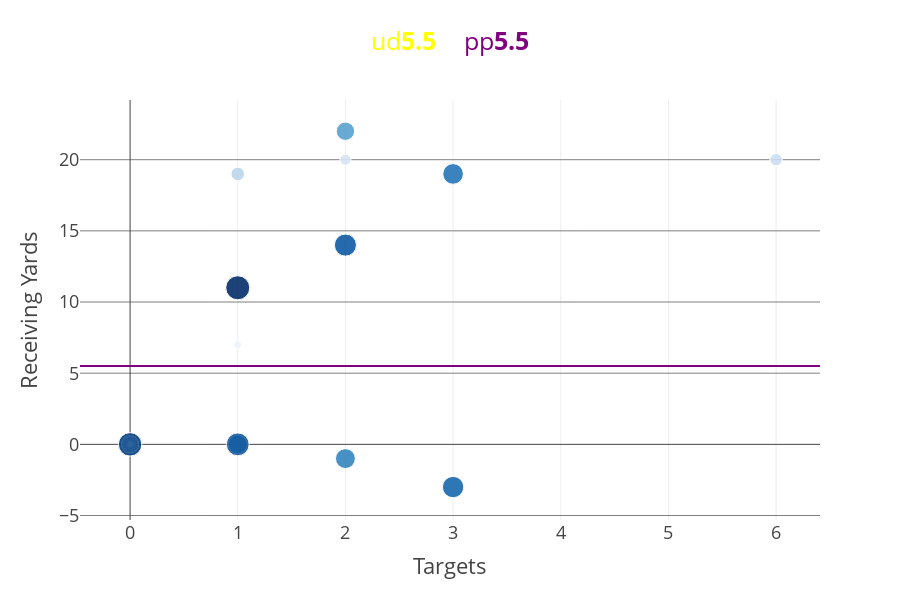

Source (notebook cell):
### Code cell
fig = get_player_scatter_vertical(player_season)
fig

### Figure 1 — Plotly figure (JSON) as saved in the notebook; plotly's stock layout.template omitted (floating-point values rounded to 4 significant figures)
{"data": [{"hovertemplate": "Targets=%{x}<br>Receiving Yards=%{y}<br>week=%{marker.color}<extra></extra>", "legendgroup": "", "marker": {"color": [1, 2, 4, 5, 6, 10, 11, 12, 13, 14, 15, 16, 17, 18, 19, 1, 2, 4, 5, 6, 10, 11, 12, 13, 14, 15, 16, 17, 18, 19], "coloraxis": "coloraxis", "size": [1, 2, 4, 5, 6, 10, 11, 12, 13, 14, 15, 16, 17, 18, 19, 1, 2, 4, 5, 6, 10, 11, 12, 13, 14, 15, 16, 17, 18, 19], "sizemode": "area", "sizeref": 0.06574, "symbol": "circle"}, "mode": "markers", "name": "", "orientation": "v", "showlegend": false, "type": "scatter", "x": [0, 1, 2, 6, 1, 0, 2, 1, 2, 3, 3, 2, 1, 0, 1, 0, 1, 2, 6, 1, 0, 2, 1, 2, 3, 3, 2, 1, 0, 1], "xaxis": "x", "y": [0, 7, 20, 20, 19, 0, 22, 0, -1, 19, -3, 14, 0, 0, 11, 0, 7, 20, 20, 19, 0, 22, 0, -1, 19, -3, 14, 0, 0, 11], "yaxis": "y"}], "layout": {"coloraxis": {"colorbar": {"title": {"text": "week"}}, "colorscale": [[0, "rgb(247,251,255)"], [0.125, "rgb(222,235,247)"], [0.25, "rgb(198,219,239)"], [0.375, "rgb(158,202,225)"], [0.5, "rgb(107,174,214)"], [0.625, "rgb(66,146,198)"], [0.75, "rgb(33,113,181)"], [0.875, "rgb(8,81,156)"], [1, "rgb(8,48,107)"]], "showscale": false}, "height": 600, "legend": {"itemsizing": "constant", "tracegroupgap": 0}, "shapes": [{"line": {"color": "yellow", "width": 2}, "type": "line", "x0": 0, "x1": 1, "xref": "x domain", "y0": 5.5, "y1": 5.5, "yref": "y"}, {"line": {"color": "purple", "width": 2}, "type": "line", "x0": 0, "x1": 1, "xref": "x domain", "y0": 5.5, "y1": 5.5, "yref": "y"}], "title": {"text": "<span style='color:yellow'>ud<b>5.5</b></span>    <span style='color:purple'>pp<b>5.5</b></span>"}, "xaxis": {"anchor": "y", "domain": [0, 1], "title": {"text": "Targets"}}, "yaxis": {"anchor": "x", "domain": [0, 1], "gridcolor": "grey", "showgrid": true, "title": {"text": "Receiving Yards"}}}}
